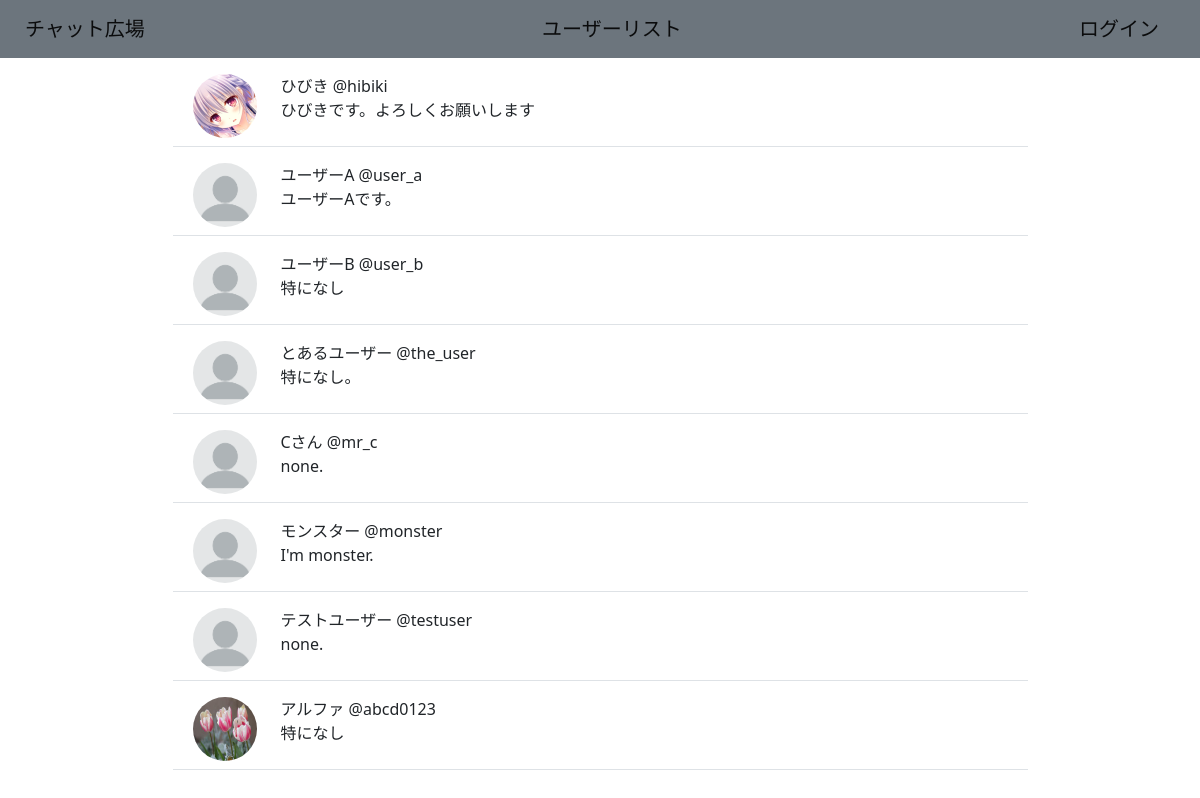
The page /user/list on the database as committed earlier.
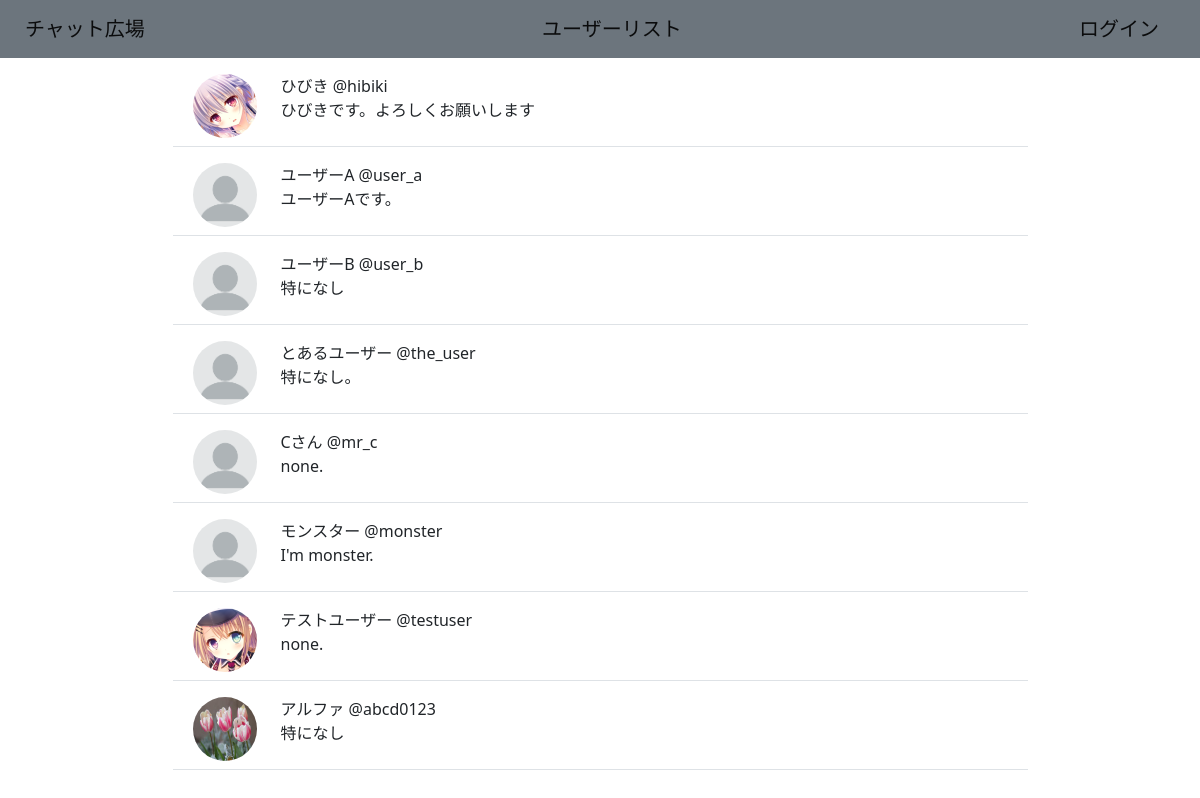
The same page on the database as committed later.
### chatrooms/models.py (models this page shows)
class CustomUser(AbstractUser):
    user_name = models.CharField(max_length=100, default="no name")
    memo = models.TextField()
    created_at = models.DateTimeField(auto_now_add=True)
    icon = models.ImageField(upload_to='icon', height_field=None, width_field=None, blank=True, max_length=100, default=False)
    icon_changed = models.DateTimeField(blank=True, auto_now=True)
    def __str__(self):
        return self.user_name
    REQUIRED_FIELDS = ["user_name","memo"]
    groups = None
    user_permissions = None
    last_login = None
    first_name = None
    last_name = None
    email_address = None
    date_joined = None

### chatrooms/views/user.py (the view)
# urls.py: path('user/list', user.UserListView.as_view(), name='ul'),
class UserListView(ListView):
    template_name = 'user/list.html'
    model = models.CustomUser
    context_object_name = "users_list"
    def get_queryset(self, **kwargs):
        qs=super().get_queryset(**kwargs)
        for u in qs:
            try:
                models.Block.objects.get(block_id=self.request.user.pk, blocked_id=u.pk)
                print('I blocked '+str(u.username))
                qs = qs.exclude(id=u.pk)
            except:
                pass
            try:
                models.Block.objects.get(blocked_id=self.request.user.pk, block_id=u.pk)
                print(str(u.username)+'blocked me')
                qs = qs.exclude(id=u.pk)
            except:
                pass
        return qs
    def get_context_data(self, **kwargs):
        context=super().get_context_data()
        return context

### chatrooms/templatetags/icon_filter.py (called while the page is built)
@register.filter
def icon_filter(icon_field):
    if icon_field != 'False':
        return '/media/'+str(icon_field)
    else:
        return '/media/icon/none.png'

### templates/user/list.html (shortened to what this page needs)
{% extends 'base.html' %}
{% load icon_filter %}
{% block content %}
<div class="container">
  <div class="row justify-content-md-center">
  {%for user_ in users_list%}
  <div class="col-9 p-2 mt-2 row border-bottom" name="user">
    <div class="col-auto" name="icon">
      <img src={{user_.icon|icon_filter}} alt={{user_.icon}} class="rounded-circle col-auto" width="64" height="64">
    </div>
    <div class="col-auto" name="name+id-and-memo">
      <div class="" name="name+id"><a href={%url 'ud' user_.pk%} class="text-decoration-none text-dark">{{user_}} @{{user_.username}}</a></div>
      <div class="" name="memo">{{user_.memo|linebreaksbr}}</div>
    </div>
  </div>
  {%endfor%}
</div>
</div>
{% endblock content %}

### templates/base.html (shortened to what this page needs)
<!doctype html>
<html lang="en">
  <head>
    <link href="https://cdn.jsdelivr.net/npm/bootstrap@5.0.2/dist/css/bootstrap.min.css" rel="stylesheet">
  </head>
  <body>
    <nav class="navbar navbar-light bg-secondary">
        <div class="container-fluid">
          <a class="navbar-brand btn" href={% url 'rl' %}>チャット広場</a>
          <a class="navbar-brand btn" href={% url 'ul' %}>ユーザーリスト</a>
          {%if user.is_authenticated%}
          <a class="navbar-brand btn" href={% url 'lo' %}>ログアウト</a>
          <a class="navbar-brand btn" href={% url 'mp' %}>{{user.user_name}} @{{ user.username}}</a>
          {%else%}
          <a class="navbar-brand btn" href={% url 'li' %}>ログイン</a>
          {%endif%}
        </div>
      </nav>
      {% block content %}{% endblock content %}
  </body>
</html>

Rows that differ between the two databases and show on the page:
changed CustomUser "テストユーザー": icon|icon_filter: picture added in place of a placeholder
